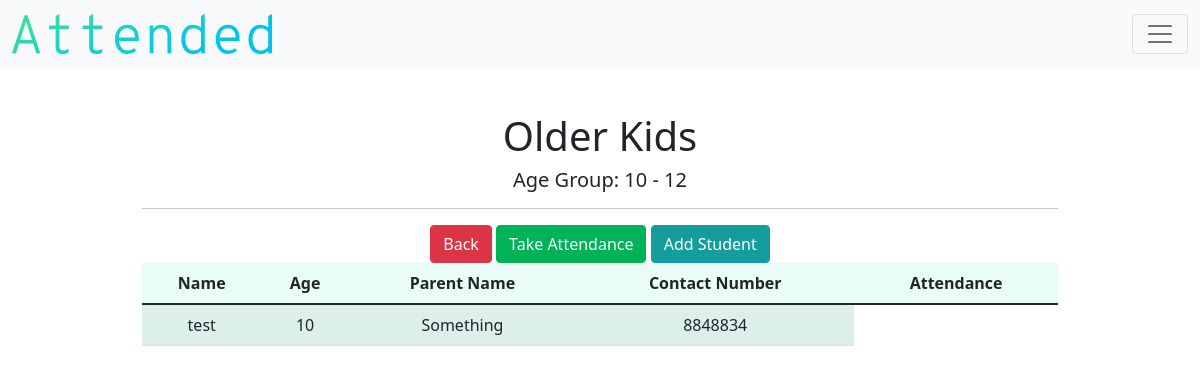
The app's page /detail_class/4 (signed in), older data.
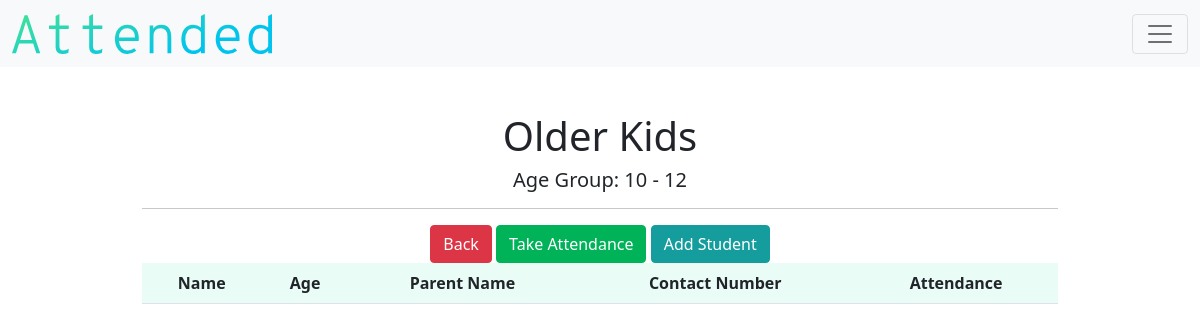
The same page, newer data.
### models.py (models this page shows)
class Student(db.Model):
    __tablename__ = "student"
    id = db.Column(db.Integer, primary_key=True)
    teacher_id = db.Column(db.Integer, db.ForeignKey("teacher.id"))
    class_id = db.Column(db.Integer, nullable=True, default=0)
    name = db.Column(db.String(), nullable=False)
    birth = db.Column(db.String(),nullable=False)
    age = db.Column(db.Integer(), nullable=False)
    parent = db.Column(db.String(), nullable=False)
    parent2 = db.Column(db.String(), nullable=True)
    number = db.Column(db.Integer, nullable=False)
    number2 = db.Column(db.Integer, nullable=True)
    email = db.Column(db.String(), nullable=False)
    email2 = db.Column(db.String(), nullable=True)
    address = db.Column(db.String(), nullable=False)
    city = db.Column(db.String(), nullable=False)
    state = db.Column(db.String(), nullable=False)
    postcode = db.Column(db.Integer, nullable=False)

### application.py (the view)
@app.route("/detail_class/<string:id>")
def detail_class(id):
    if not current_user.is_authenticated:
        return redirect("/login")
    else:
        TABLE_HEADERS=["Name", "Age", "Parent Name", "Contact Number", "Attendance"]
        teacher = current_user.get_id()
        class_object = Class.query.filter_by(id = id).first()
        students = Student.query.filter_by(class_id=id, teacher_id=teacher)
        return render_template("detail-class.html", classes=class_object, headers=TABLE_HEADERS, students=students)

### application.py (called while the page is built)
@login.user_loader
def load_user(id):
    return Teacher.query.get(id)

### templates/detail-class.html
{% extends "layout.html" %}
{% block main %}
        <h1>{{classes.name}}</h1>
        <h5> Age Group: {{classes.lowest_age}} - {{classes.highest_age}} </h5>
        <hr>
        <div class="d-grid gap-2 d-md-block">
          <a class="btn btn-danger" id="detail-class-back" href="/class" type="button">Back</a>
          <a class="btn btn-success" id="detail-class-attendance" href="#" role="button">Take Attendance</a>
          <a class="btn btn-secondary" id="detail-class-add" href="/add_student_class/{{classes.id}}" role="button">Add Student</a>
        </div>
        <div class="table-responsive">
          <table class="table table-striped table-hover">
                  <thead>
                          <tr>
                                  {% for header in headers %}
                                  <th> {{ header }} </th>
                                  {% endfor %}
                          </tr>
                          <tbody>
                          {% for student in students %}
                          <tr>
                                  <td>{{student.name}}</td>
                                  <td> {{student.age }} </td>
                                  <td> {{student.parent}} </td>
                                  <td> {{student.number}} </td>
                          </tr>
                          {% endfor %}
                  </tbody>
                  </thead>
          </table>
        </div>
{% endblock %}

Row changes from the older to the newer data that the page shows:
removed Student: name "test", age "10", parent "Something", number "8848834"
